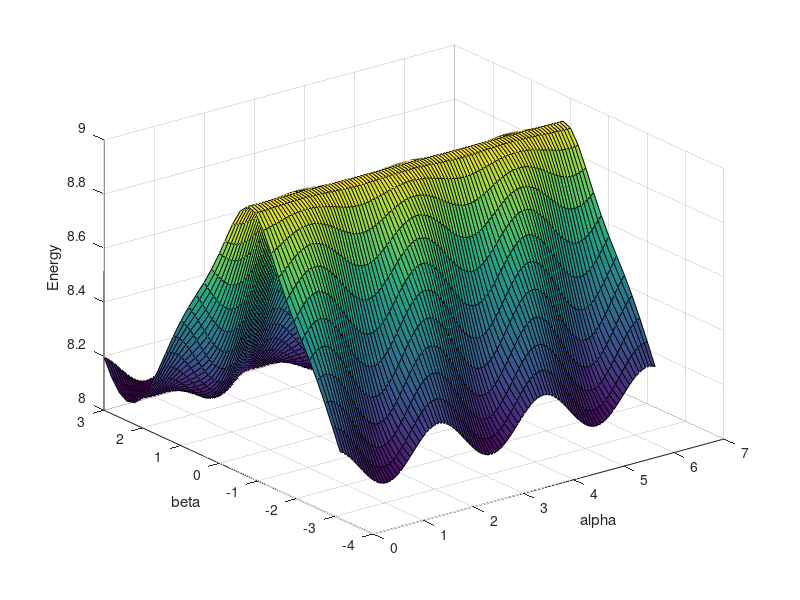

This chart was generated by the following MATLAB code: (Note: this script raises an error after producing the figure.)

clear all
close all
clc

%%%%%%%%%%%%%%%%%%%%%%%%%%%%%%%%%%%%%%%%%%%%%%%%%%%%%%%%
%%%%           Parameter Definitions                %%%%
%%%%%%%%%%%%%%%%%%%%%%%%%%%%%%%%%%%%%%%%%%%%%%%%%%%%%%%%

nSpring = 3;

r1      = 2;
r2      = 1;

rho     = -r1/r2;
% rho     = 11;


alpha   = linspace(0,2*pi,100);
beta    = rho*alpha;

% keyboard 
%============== One solution with nS=3 ====================================
nSpring = 3;

L0 = 1; 

r3 = 1;
r4 = 3;
stiffness = ones(1,nSpring) ;

theta = [(3/12)*pi (19/12)*pi (11/12)*pi];
phi   = [0          (8/12)*pi (16/12)*pi];

P1 = r3.*[cos(theta);sin(theta)];        
P2 = r4.*[cos(phi);sin(phi)]; 
%==========================================================================


 

circle1 = [r1*cos(0:0.01:2*pi)        ;r1*sin(0:0.01:2*pi)];
circle2 = [r2*cos(0:0.01:2*pi)        ;r2*sin(0:0.01:2*pi)];
circle3 = [(r1-r2)*cos(0:0.01:2*pi)   ;(r1-r2)*sin(0:0.01:2*pi)];

T = @(a,tx)[cos(a),-sin(a),tx;
            sin(a), cos(a),0 ;
            0     , 0     ,0 ];

%%%%%%%%%%%%%%%%%%%%%%%%%%%%%%%%%%%%%%%%%%%%%%%%%%%%%%%%
%%%%                Plot Mechanism                  %%%%
%%%%%%%%%%%%%%%%%%%%%%%%%%%%%%%%%%%%%%%%%%%%%%%%%%%%%%%%

       
        
        
% %%%%%%%%%%%%%%%%%%%%%%%%%%%%%%%%%%%%%%%%%%%%%%%%%%%%%%%%
% %%%%     Compute  distance^2 and energy             %%%%
% %%%%%%%%%%%%%%%%%%%%%%%%%%%%%%%%%%%%%%%%%%%%%%%%%%%%%%%%
npi = 0.2;

disturbance = [-pi:npi:0 , 0:npi:pi];

[X,Y]=meshgrid(alpha,disturbance);

% keyboard 


%%
circle2_prime   = cell(1,numel(alpha));
P_prime         = cell(1,numel(alpha));
M1_prime        = cell(1,numel(alpha));
M2_prime        = cell(1,numel(alpha));
%Compute point locations of complete domain alpha
count = 1;
for k = 1:numel(alpha)
    for ii = disturbance
        
        circle2_prime{count}     = T(alpha(k),0)*T(beta(k) + ii,(r1-r2))*[circle2;ones(1,length(circle2(1,:)))];
        P1_prime{count}          = T(alpha(k),0)*T(beta(k) + ii,(r1-r2))*[P1;ones(1,length(P1(1,:)))];
        P2_prime{count}          = [P2;ones(1,length(P1(1,:)))];
        
         count = count + 1;
    end
end

%Compute energies
% stifness = ones(1,nSpring) ;
for k = 1:numel(P2_prime)
    for ii = 1:nSpring
        L = sqrt((P1_prime{k}(1,ii)-P2_prime{k}(1,ii))^2 + (P1_prime{k}(2,ii)-P2_prime{k}(2,ii))^2);
        
        Ui(k,ii) = 0.5*stiffness(ii)*(L-L0)^2;
    end
end
Utotal = sum(Ui,2);

Z = reshape(Utotal,size(X));

figure;
surf(X,Y,Z)
xlabel('alpha')
ylabel('beta')
zlabel('Energy')
% keyboard 

%%%%%%%%%%%%%%%%%%%%%%%%%%%%%%%%%%%%%%%%%%%%%%%%%%%%%%%%
%%%%                     Make DNA                   %%%%
%%%%%%%%%%%%%%%%%%%%%%%%%%%%%%%%%%%%%%%%%%%%%%%%%%%%%%%%
DNA           = initializeDNA;
DNA.incstr    = [1 3 2.*ones(1,nSpring)];
DNA.edgelabel = [1 1 2.*ones(1,nSpring)];

DNA.Mpar(1,:) = NaN;
DNA.Mpar(2,:) = [(r1-r2)/2 0 1];
DNA.Mpar(3,:) = [0 0 1];

DNA.Hpar = [[0;0],[r1-r2;0]];

DNA.Spar = [P2_prime{1}(1:2,:);
            P1_prime{1}(1:2,:);
            L0*ones(1,nSpring);
            stiffness];

[~,comPoint] = getMassLocations(DNA);

m1 = comPoint{1}.';
m2 = comPoint{2}.'-[r1-r2;0]; 

count = 1;
for k = 1:numel(alpha)
    for ii = -pi:0.1:pi
        M1_prime{count}         = T(alpha(k),0)*[m1;1];
        M2_prime{count}         = T(alpha(k),0)*T(alpha(k)*rho,(r1-r2))*[m2;1];
        
        state(count,:) = [M1_prime{count}(1:2,:).', alpha(k), M2_prime{count}(1:2,:).', ii ];

        count = count + 1;
    end
end
t=1:count-1;
















warning off
figure('position',[2200,200,350,350])
plotmDNA(DNA,t,state)



[Es,dEs]            = getEnergies(DNA,t,state);
figure;hold on;
Et = zeros(1,numel(t));
for k = 1:numel(Es)
    plot(Es{k},'r')
    Et = Et + Es{k};
end
plot(Et,'k')


plotTrajectory(DNA,t,state)

% return

animateDNA(DNA,t,state)


%%%%%%%%%%%%%%%%%%%%%%%%%%%%%%%%%%%%%%%%%%%%%%%%%%%%%%%%
%%%%                Initial Plots                   %%%%
%%%%%%%%%%%%%%%%%%%%%%%%%%%%%%%%%%%%%%%%%%%%%%%%%%%%%%%%
r3 = r;
r4 = q;

fh      = figure('color',[1,1,1],'position',[100,100,1000,500]);subplot(1,2,1);hold on ;axis equal;
ht      = title(['R1 = ',num2str(r1),', R2 = ',num2str(r2),', Offset = ',num2str(r3)]); %Print time in title

f       = getframe(gcf);
sizef   = size(f.cdata);
width   = sizef(1);
height  = sizef(2);
% range = max([r1,r2,2*r3]);
% axis([-range*1.2,range*1.2,-range*1.2,range*1.2])

subplot(1,2,1); hold on
H1 = plot(circle1(1,:),circle1(2,:),'k','Linewidth',1);
H3 = plot(circle2(1,:)+circle3(1,1),circle2(2,:)+circle3(2,1),'g');
% H4 = plot([P1(1,:),P2(1,:)]+circle3(1,1),[P1(2,:),P2(2,:)]+circle3(2,1),'b.','markersize',20);

H4 = plot(P1_prime{1}(1,:),P1_prime{1}(2,:),'g.','markersize',20);
H5 = plot(P2_prime{1}(1,:),P2_prime{1}(2,:),'b.','markersize',20);
H6 = plot([P1_prime{1}(1,:);P2_prime{1}(1,:)],[P1_prime{1}(2,:);P2_prime{1}(2,:)],'k');

% keyboard 

plot([0,0],[-r1,r1],'color',[0.7,0.7,0.7])
plot(circle3(1,:),circle3(2,:),'color',[0.7,0.7,0.7])
xlabel('Distance [m]')
ylabel('Distance [m]')
% keyboard 
for k = 1:numel(alpha)
    plot(P1_prime{k}(1,:),P1_prime{k}(2,:),'.r','markersize',5)
    plot(P2_prime{k}(1,:),P2_prime{k}(2,:),'.b','markersize',2)
end

subplot(1,2,2)

plot(abs(alpha)+abs(beta),Utotal);hold on;
for k = 1:length(P1_prime{1}(1,:))
    plot(abs(alpha)+abs(beta),Ui(:,k));
end

U1 = plot(alpha(1),Utotal(1),'.b','markersize',20);
for ii = 1:length(P1_prime{k}(1,:))
    U2(ii) = plot(abs(alpha(1))+abs(beta(1)),Ui(1,ii),'.r','markersize',20);
end
xlabel('angle [rad]')
ylabel('Energy [J]')

%%%%%%%%%%%%%%%%%%%%%%%%%%%%%%%%%%%%%%%%%%%%%%%%%%%%%%%%
%%%%                Make animation                  %%%%
%%%%%%%%%%%%%%%%%%%%%%%%%%%%%%%%%%%%%%%%%%%%%%%%%%%%%%%%

mCounter=1;
for k = 1:numel(alpha)
    
    set(H3,'Xdata',circle2_prime{k}(1,:),'Ydata',circle2_prime{k}(2,:))
    set(H4,'Xdata',P1_prime{k}(1,:),'Ydata',P1_prime{k}(2,:))
    set(H5,'Xdata',P2_prime{k}(1,:),'Ydata',P2_prime{k}(2,:))
    for jj = 1:numel(H6)
        set(H6(jj),'Xdata',[P1_prime{k}(1,jj);P2_prime{k}(1,jj)],'Ydata',[P1_prime{k}(2,jj);P2_prime{k}(2,jj)])
    end
    set(U1,'Xdata',abs(alpha(k))+abs(beta(k)),'Ydata',Utotal(k))
    
for ii = 1:length(P1_prime{k}(1,:))
    set(U2(ii),'Xdata',abs(alpha(k))+abs(beta(k)),'Ydata',Ui(k,ii))
end
    
    f=getframe(gcf);
    if mCounter == 1
        [mov(:,:,1,mCounter), map] = rgb2ind(f.cdata, 256, 'nodither');
    else
               mov(:,:,1,mCounter) = rgb2ind(f.cdata, map, 'nodither');
    end
    mCounter = mCounter+1;
end


%%%%%%%%%%%%%%%%%%%%%%%%%%%%%%%%%%%%%%%%%%%%%%%%%%%%%%%%
%%%%               Save animations                  %%%%
%%%%%%%%%%%%%%%%%%%%%%%%%%%%%%%%%%%%%%%%%%%%%%%%%%%%%%%%

directory = 'C:\Users\Reinier\Box Sync\Reinier PhD\3_Matlab\SB_Tusi_couple\Animations';
directory = 'D:\pkuppens\Box Sync\Reinier PhD\3_Matlab\SB_Tusi_couple\Animations';

idx=0;
cd(directory)
existingNames=dir('*.gif');
for k = 1:numel(existingNames)
    idx(k)=str2num(existingNames(k).name(end-7:end-4));
end
maxIdx = max(idx);

animation_name = strcat(directory,'\Animation',num2str(maxIdx+1.','%04d'),'.gif');
imwrite(mov, map,animation_name, 'DelayTime', 0, 'LoopCount', inf);
% 
% 
% 
% 
% 









